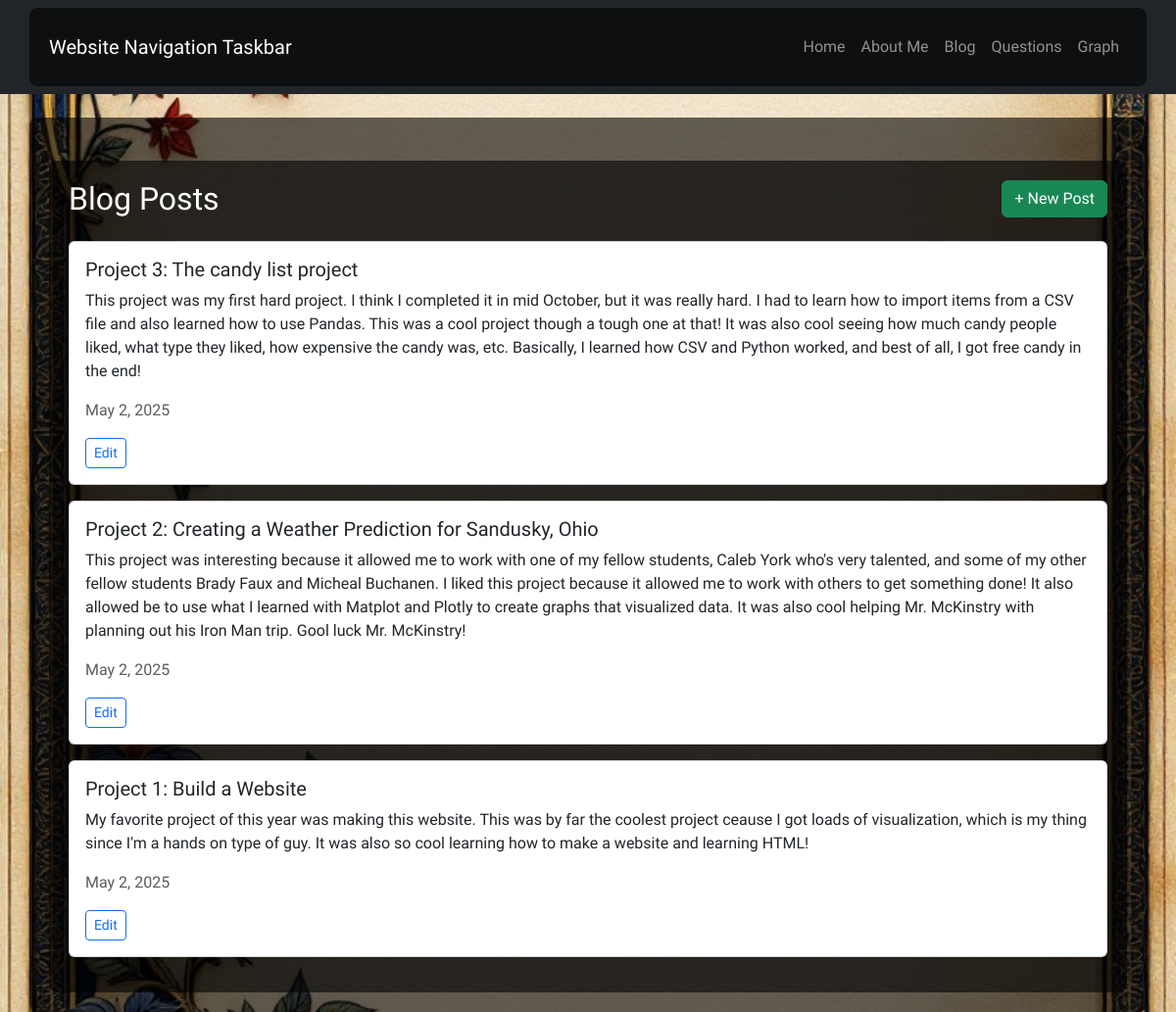
/blog/, run on an earlier commit of the app's database.
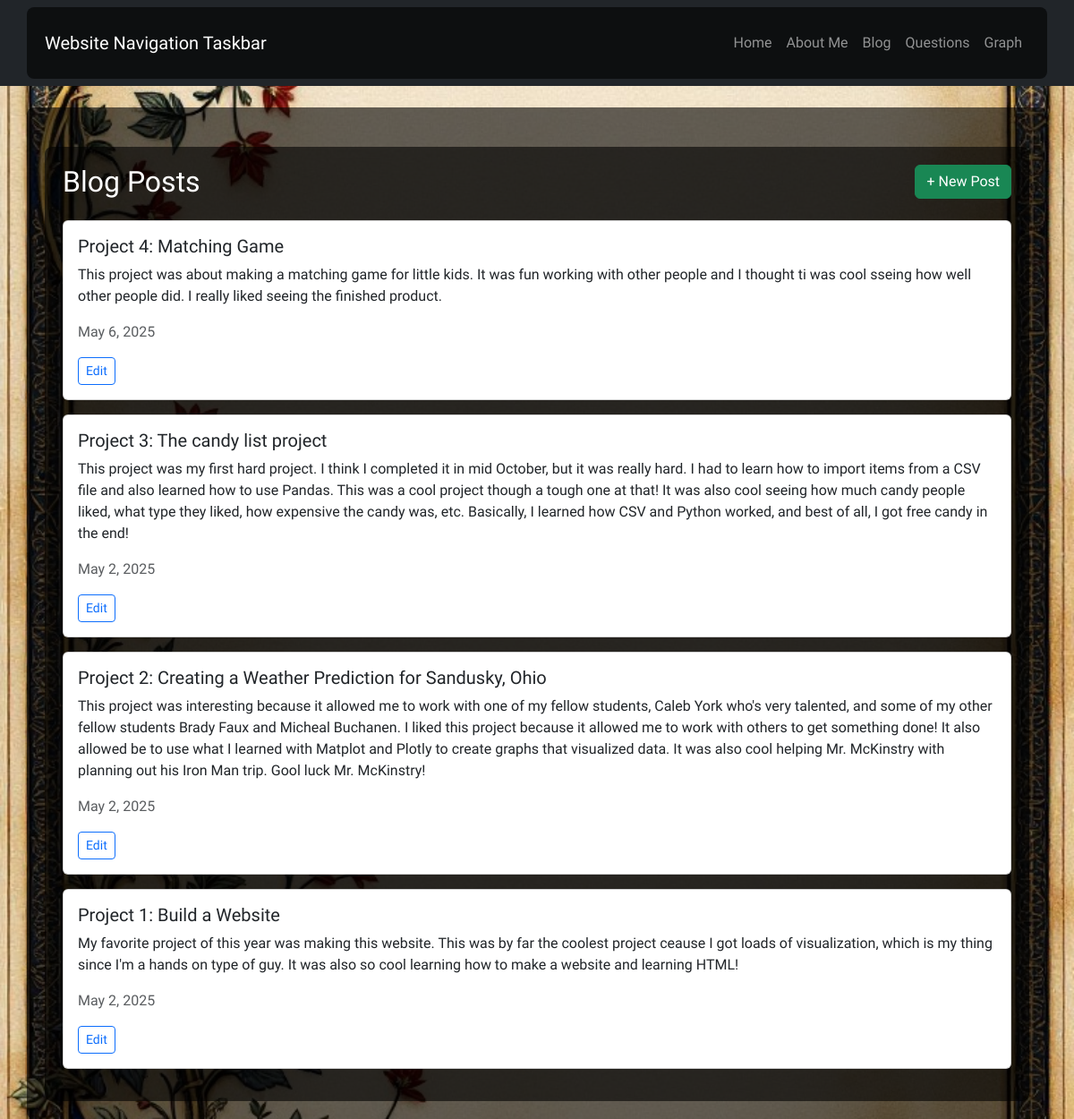
And on a later commit of the database.
### blog/models.py (models this page shows, shortened)
class Post(models.Model):
    title = models.CharField(max_length=200)
    content = models.TextField()
    created_at = models.DateTimeField(auto_now_add=True)

### blog/views.py (the view)
# urls.py: path('', views.blog_list, name='blog_list'),
def blog_list(request):
    posts = Post.objects.all().order_by('-created_at')
    return render(request, 'blog/blog_list.html', {'posts': posts})

### blog/templates/blog/blog_list.html (shortened to what this page needs)
{% extends 'base.html' %}
{% block content %}
<div class="container mt-4">
    <div class="d-flex justify-content-between align-items-center mb-4">
        <h2 class="mb-0">Blog Posts</h2>
        <a href="{% url 'post_create' %}" class="btn btn-success">+ New Post</a>
    </div>
    {% for post in posts %}
        <div class="card mb-3">
            <div class="card-body">
                <h5 class="card-title">{{ post.title }}</h5>
                <p class="card-text">{{ post.content }}</p>
                <p class="text-muted">{{ post.created_at|date:"F j, Y" }}</p>
                <a href="{% url 'post_edit' post.id %}" class="btn btn-sm btn-outline-primary">Edit</a>
            </div>
        </div>
    {% empty %}
        <p>No blog posts yet. Click "+ New Post" to create one!</p>
    {% endfor %}
</div>
{% endblock %}

What changed in the data, as far as the page shows it:
added Post: title "Project 4: Matching Game", content "This project was about making a matching game for little kids. It was fun working with other people and I thought ti was cool sseing how well other people did. I really liked seeing the finished product.", created_at "May 6, 2025"
